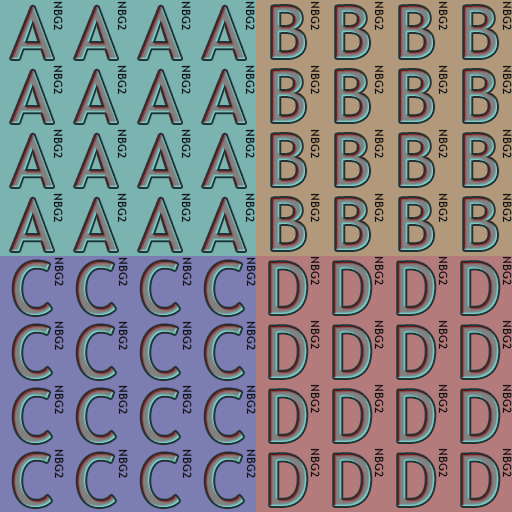

A level layout from a 2D game, rendered from its tile map. Below: a short description, then the map file with its tile-grid data intact:
An orthogonal 32x32 tile map with 16x16 px tiles, 1 tile layer (NBG2).

<map version="1.4" tiledversion="1.4.1" orientation="orthogonal" renderorder="right-down" width="32" height="32" tilewidth="16" tileheight="16" infinite="0" nextlayerid="2" nextobjectid="1">
 <tileset firstgid="1" name="Tiles" tilewidth="16" tileheight="16" tilecount="256" columns="16">
  <image source="tiles.bmp" width="256" height="256" />
 </tileset>
 <layer id="1" name="NBG2" width="32" height="32">
  <data encoding="csv">
129,130,131,132,129,130,131,132,129,130,131,132,129,130,131,132,133,134,135,136,133,134,135,136,133,134,135,136,133,134,135,136,
145,146,147,148,145,146,147,148,145,146,147,148,145,146,147,148,149,150,151,152,149,150,151,152,149,150,151,152,149,150,151,152,
161,162,163,164,161,162,163,164,161,162,163,164,161,162,163,164,165,166,167,168,165,166,167,168,165,166,167,168,165,166,167,168,
177,178,179,180,177,178,179,180,177,178,179,180,177,178,179,180,181,182,183,184,181,182,183,184,181,182,183,184,181,182,183,184,
129,130,131,132,129,130,131,132,129,130,131,132,129,130,131,132,133,134,135,136,133,134,135,136,133,134,135,136,133,134,135,136,
145,146,147,148,145,146,147,148,145,146,147,148,145,146,147,148,149,150,151,152,149,150,151,152,149,150,151,152,149,150,151,152,
161,162,163,164,161,162,163,164,161,162,163,164,161,162,163,164,165,166,167,168,165,166,167,168,165,166,167,168,165,166,167,168,
177,178,179,180,177,178,179,180,177,178,179,180,177,178,179,180,181,182,183,184,181,182,183,184,181,182,183,184,181,182,183,184,
129,130,131,132,129,130,131,132,129,130,131,132,129,130,131,132,133,134,135,136,133,134,135,136,133,134,135,136,133,134,135,136,
145,146,147,148,145,146,147,148,145,146,147,148,145,146,147,148,149,150,151,152,149,150,151,152,149,150,151,152,149,150,151,152,
161,162,163,164,161,162,163,164,161,162,163,164,161,162,163,164,165,166,167,168,165,166,167,168,165,166,167,168,165,166,167,168,
177,178,179,180,177,178,179,180,177,178,179,180,177,178,179,180,181,182,183,184,181,182,183,184,181,182,183,184,181,182,183,184,
129,130,131,132,129,130,131,132,129,130,131,132,129,130,131,132,133,134,135,136,133,134,135,136,133,134,135,136,133,134,135,136,
145,146,147,148,145,146,147,148,145,146,147,148,145,146,147,148,149,150,151,152,149,150,151,152,149,150,151,152,149,150,151,152,
161,162,163,164,161,162,163,164,161,162,163,164,161,162,163,164,165,166,167,168,165,166,167,168,165,166,167,168,165,166,167,168,
177,178,179,180,177,178,179,180,177,178,179,180,177,178,179,180,181,182,183,184,181,182,183,184,181,182,183,184,181,182,183,184,
137,138,139,140,137,138,139,140,137,138,139,140,137,138,139,140,141,142,143,144,141,142,143,144,141,142,143,144,141,142,143,144,
153,154,155,156,153,154,155,156,153,154,155,156,153,154,155,156,157,158,159,160,157,158,159,160,157,158,159,160,157,158,159,160,
169,170,171,172,169,170,171,172,169,170,171,172,169,170,171,172,173,174,175,176,173,174,175,176,173,174,175,176,173,174,175,176,
185,186,187,188,185,186,187,188,185,186,187,188,185,186,187,188,189,190,191,192,189,190,191,192,189,190,191,192,189,190,191,192,
137,138,139,140,137,138,139,140,137,138,139,140,137,138,139,140,141,142,143,144,141,142,143,144,141,142,143,144,141,142,143,144,
153,154,155,156,153,154,155,156,153,154,155,156,153,154,155,156,157,158,159,160,157,158,159,160,157,158,159,160,157,158,159,160,
169,170,171,172,169,170,171,172,169,170,171,172,169,170,171,172,173,174,175,176,173,174,175,176,173,174,175,176,173,174,175,176,
185,186,187,188,185,186,187,188,185,186,187,188,185,186,187,188,189,190,191,192,189,190,191,192,189,190,191,192,189,190,191,192,
137,138,139,140,137,138,139,140,137,138,139,140,137,138,139,140,141,142,143,144,141,142,143,144,141,142,143,144,141,142,143,144,
153,154,155,156,153,154,155,156,153,154,155,156,153,154,155,156,157,158,159,160,157,158,159,160,157,158,159,160,157,158,159,160,
169,170,171,172,169,170,171,172,169,170,171,172,169,170,171,172,173,174,175,176,173,174,175,176,173,174,175,176,173,174,175,176,
185,186,187,188,185,186,187,188,185,186,187,188,185,186,187,188,189,190,191,192,189,190,191,192,189,190,191,192,189,190,191,192,
137,138,139,140,137,138,139,140,137,138,139,140,137,138,139,140,141,142,143,144,141,142,143,144,141,142,143,144,141,142,143,144,
153,154,155,156,153,154,155,156,153,154,155,156,153,154,155,156,157,158,159,160,157,158,159,160,157,158,159,160,157,158,159,160,
169,170,171,172,169,170,171,172,169,170,171,172,169,170,171,172,173,174,175,176,173,174,175,176,173,174,175,176,173,174,175,176,
185,186,187,188,185,186,187,188,185,186,187,188,185,186,187,188,189,190,191,192,189,190,191,192,189,190,191,192,189,190,191,192
</data>
 </layer>
</map>
